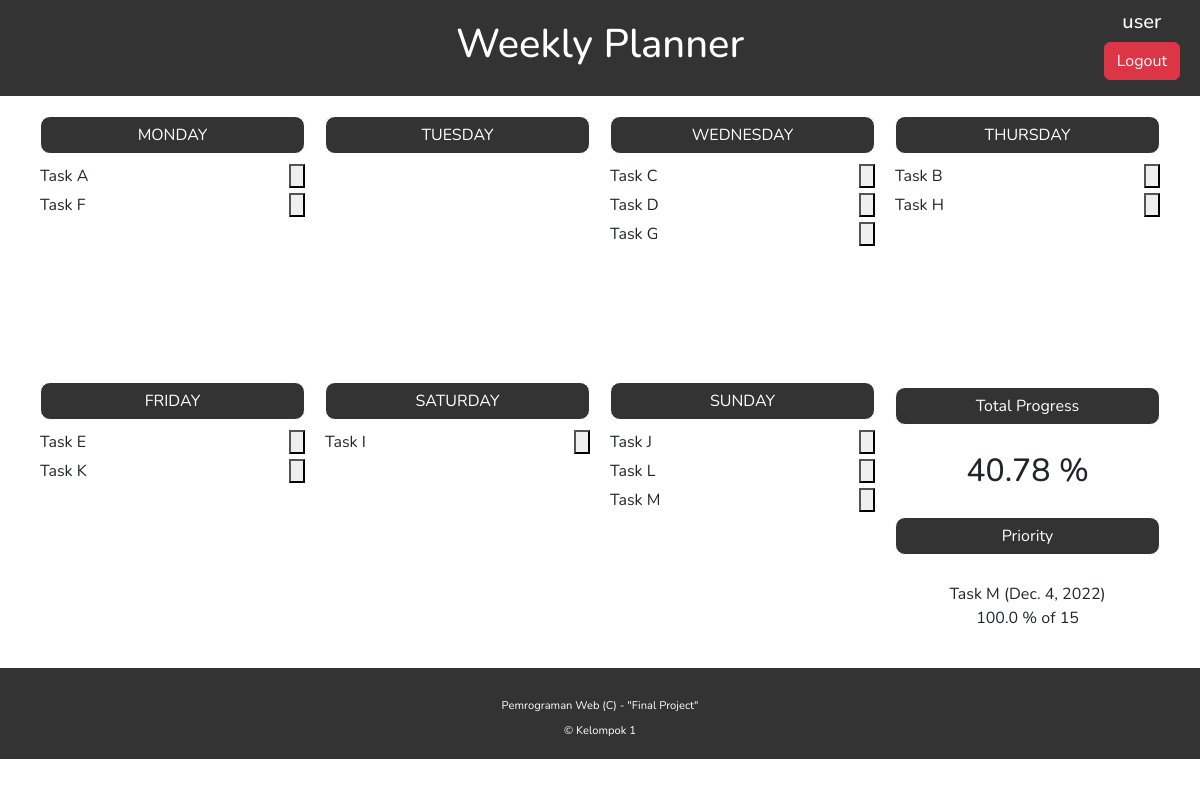
/ (signed in), run on the app's committed database.
### task/models.py (models this page shows)
class Task(models.Model):
    user = models.ForeignKey(User, on_delete=models.CASCADE, null=True)
    date = models.DateField()
    title = models.CharField(max_length=255)
    initial = models.IntegerField(default=0)
    target = models.IntegerField(default=1)
    weight = models.IntegerField(default=1)

### task/views.py (the view)
# urls.py: path('', login_required(ListViewWeeklyTask.as_view()), name='list'),
class ListViewWeeklyTask(View):
    def get(self, request):
        allTask = Task.objects.filter(user=self.request.user)
        date = [[],[],[],[],[],[],[]]
        cumulative_progress = 0
        max_weight = 1
        for i in allTask:
            max_weight = max(max_weight, i.weight)
        important = ''
        days = {
            0 : 'Monday',
            1 : 'Tuesday',
            2 : 'Wednesday',
            3 : 'Thrusday',
            4 : 'Friday',
            5 : 'Saturday',
            6 : 'Sunday'
        }
        max_bobot = 0
        for i in allTask:
            cumulative_progress += int(i.initial)/int(i.target) * (i.weight/max_weight)
            date[i.date.weekday()].append(i)
            if important == '':
                important = i
                max_bobot = i.weight
                important_progress = round(int(i.initial)/int(i.target)*100, 20)
                important_day = days[i.date.weekday()]
            if i.weight > max_bobot:
                important = i
                max_bobot = i.weight
                important_progress = round(int(i.initial)/int(i.target)*100, 20)
                important_day = days[i.date.weekday()]
        cumulative_progress /= max(1,allTask.count())
        context = {
            'score': round(cumulative_progress * 100, 2),
            'monday': date[0],
            'tuesday': date[1],
            'wednesday': date[2],
            'thursday': date[3],
            'friday': date[4],
            'saturday': date[5],
            'sunday': date[6],
            'important_task': important,
            'important_progress' : important_progress,
            'important_day' : important_day
        }
        return render(request, 'test.html', context)

### templates/test.html (shortened to what this page needs)
{% extends 'BASE.html' %}
{% block content %}
<div class="status">
    {% if request.user.is_authenticated %}
    <div class="nama">
        <h5>{{request.user}}</h5>
    </div>
    <a href="{% url 'task:logout' %}"><button type="button" class="btn btn-danger">Logout</button></a>
    {% else %}
    <a href="{% url 'task:login' %}">Login</a>
    {% endif %}
</div>
<div class="container">
    <div class="container-in">
        <div class="d-container">
            <div class="judul">
                <button type="button" class="btn d-title" data-bs-toggle="modal" data-bs-target="#addModal">
                    MONDAY
                </button>
            </div>
            <div class="isian overflow-auto">
                {% for i in monday %}
                <div class="d-content">
                    <div class="d-content-text btn-detail" data-id={{i.id}}>{{i.title}}</div>
                    <button type="button" class="gg-remove d-content-delete btn-delete" data-id={{i.id}}
                        data-bs-toggle="modal" data-bs-target="#deleteModal"></button>
                </div>
                {% endfor %}
            </div>
        </div>
        <div class="d-container">
            <div class="judul">
                <button type="button" class="btn d-title" data-bs-toggle="modal" data-bs-target="#addModal">
                    TUESDAY
                </button>
            </div>
            <div class="isian overflow-auto">
            </div>
        </div>
        <div class="d-container">
            <div class="judul">
                <button type="button" class="btn d-title" data-bs-toggle="modal" data-bs-target="#addModal">
                    WEDNESDAY
                </button>
            </div>
            <div class="isian overflow-auto">
                {% for i in wednesday %}
                <div class="d-content">
                    <div class="d-content-text btn-detail" data-id={{i.id}}>{{i.title}}</div>
                    <button type="button" class="gg-remove d-content-delete btn-delete" data-id={{i.id}}
                        data-bs-toggle="modal" data-bs-target="#deleteModal"></button>
                </div>
                {% endfor %}
            </div>
        </div>
        <div class="d-container">
            <div class="judul">
                <button type="button" class="btn d-title" data-bs-toggle="modal" data-bs-target="#addModal">
                    THURSDAY
                </button>
            </div>
            <div class="isian overflow-auto">
                {% for i in thursday %}
                <div class="d-content">
                    <div class="d-content-text btn-detail" data-id={{i.id}}>{{i.title}}</div>
                    <button type="button" class="gg-remove d-content-delete btn-delete" data-id={{i.id}}
                        data-bs-toggle="modal" data-bs-target="#deleteModal"></button>
                </div>
                {% endfor %}
            </div>
        </div>
    </div>
    <div class="container-in">
        <div class="d-container">
            <div class="judul">
                <button type="button" class="btn d-title" data-bs-toggle="modal" data-bs-target="#addModal">
                    FRIDAY
                </button>
            </div>
            <div class="isian overflow-auto">
                {% for i in friday %}
                <div class="d-content">
                    <div class="d-content-text btn-detail" data-id={{i.id}}>{{i.title}}</div>
                    <button type="button" class="gg-remove d-content-delete btn-delete" data-id={{i.id}}
                        data-bs-toggle="modal" data-bs-target="#deleteModal"></button>
                </div>
                {% endfor %}
            </div>
        </div>
        <div class="d-container">
            <div class="judul">
                <button type="button" class="btn d-title" data-bs-toggle="modal" data-bs-target="#addModal">
                    SATURDAY
                </button>
            </div>
            <div class="isian overflow-auto">
                {% for i in saturday %}
                <div class="d-content">
                    <div class="d-content-text btn-detail" data-id={{i.id}}>{{i.title}}</div>
                    <button type="button" class="gg-remove d-content-delete btn-delete" data-id={{i.id}}
                        data-bs-toggle="modal" data-bs-target="#deleteModal"></button>
                </div>
                {% endfor %}
            </div>
        </div>
        <div class="d-container">
            <div class="judul">
                <button type="button" class="btn d-title" data-bs-toggle="modal" data-bs-target="#addModal">
                    SUNDAY
                </button>
            </div>
            <div class="isian overflow-auto">
                {% for i in sunday %}
                <div class="d-content">
                    <div class="d-content-text btn-detail" data-id={{i.id}}>{{i.title}}</div>
                    <button type="button" class="gg-remove d-content-delete btn-delete" data-id={{i.id}}
                        data-bs-toggle="modal" data-bs-target="#deleteModal"></button>
                </div>
                {% endfor %}
            </div>
        </div>
        <div class="d-container">
            <div class="judul last">
                <button type="button" class="btn d-title">
                    Total Progress
                </button>
            </div>
            <div class="isian last overflow-auto">
                <div class="align-middle" style="text-align: center;">
                    <h2>{{score}} %</h2>
                </div>
            </div>
            <div class="judul last">
                <button type="button" class="btn d-title">
                    Priority
                </button>
            </div>
            <div class="isian last overflow-auto">
                <div class="align-middle" style="text-align: center;">
                    {{important_task.title}} ({{important_task.date}})
                    <br>
                    {{important_progress}} % of {{important_task.weight}}
                </div>
            </div>
        </div>
    </div>
</div>
{% endblock %}

### templates/BASE.html (shortened to what this page needs)
<!DOCTYPE html>
<html lang="en">
<head>
    <link href="https://cdn.jsdelivr.net/npm/bootstrap@5.2.2/dist/css/bootstrap.min.css" rel="stylesheet"
>
    <link href='https://css.gg/remove.css' rel='stylesheet'>
    <link rel="stylesheet" href="https://use.fontawesome.com/releases/v5.4.1/css/all.css">
</head>
<body>
    {%  include "header.html" %}
    {% block content %}
    {% endblock %}
</body>
<footer>
    <p class="copyright">
        Pemrograman Web (C) - "Final Project"
        <br>
        © Kelompok 1
    </p>
</footer>
</html>

### templates/header.html
<div style="text-align: center;
    padding: 20px 0;
    background-color: #333333;
    color: #fff;">
    <h1>Weekly Planner</h1>
</div>

### templates/BASE.html (style rules this page uses)
body { font-family: 'Nunito', sans-serif; }
footer { position: relative; height: 91px; width: 100%; background-color: #333333; }
p.copyright { position: absolute; width: 100%; color: #fff; line-height: 25px; font-size: 0.7em; text-align: center; bottom: 0; }

### templates/test.html (style rules this page uses)
.container { margin: 20px auto; padding: 0; }
.container-in { display: flex; height: 266px; }
.isian { margin: 5px 0; height: 210px; }
.last { margin: 5px 0; height: 60px; }
.d-container { width: 25%; padding: 0 10px; }
.d-title { width: 100%; background-color: #333; text-align: center; border-style: solid; border-color: white; border-radius: 10px; color: white; }
.d-content { margin: 5px 0; display: flex; justify-content: space-between; }
.d-content-text { padding: auto 0; }
.status { position: fixed; z-index: 100; top: 10px; right: 20px; }
.nama { color: #fff; text-align: center; }

### data on the page
Task: title "Task A"
Task: title "Task F"
Task: title "Task C"
Task: title "Task D"
Task: title "Task G"
Task: title "Task B"
Task: title "Task H"
Task: title "Task E"
Task: title "Task K"
Task: title "Task I"
Task: title "Task J"
Task: title "Task L"
Task: title "Task M", date "Dec. 4, 2022", weight "15"

### other printed values
{{ request.user }} "user"
{{ score }} "40.78"
{{ important_progress }} "100.0"
